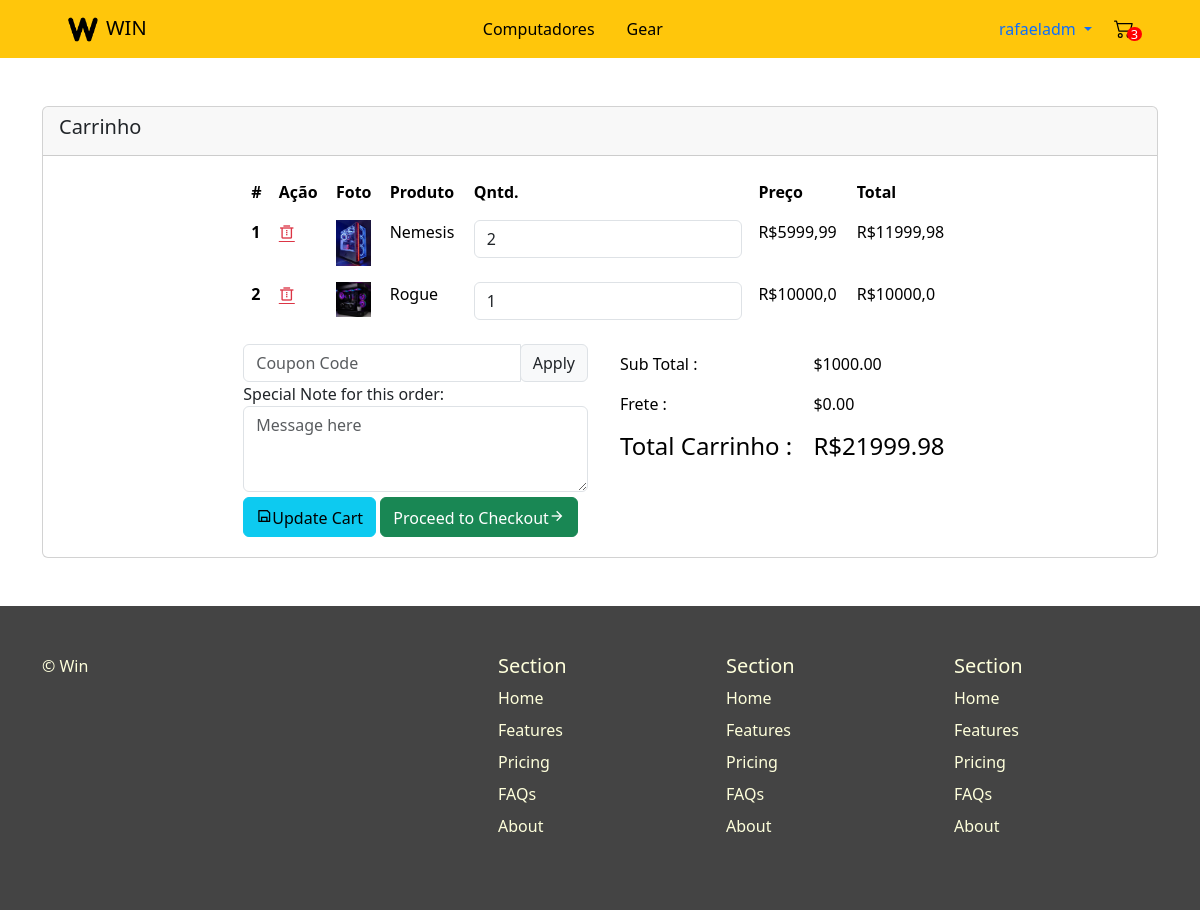
/carrinho (signed in), run on an earlier commit of the app's database.
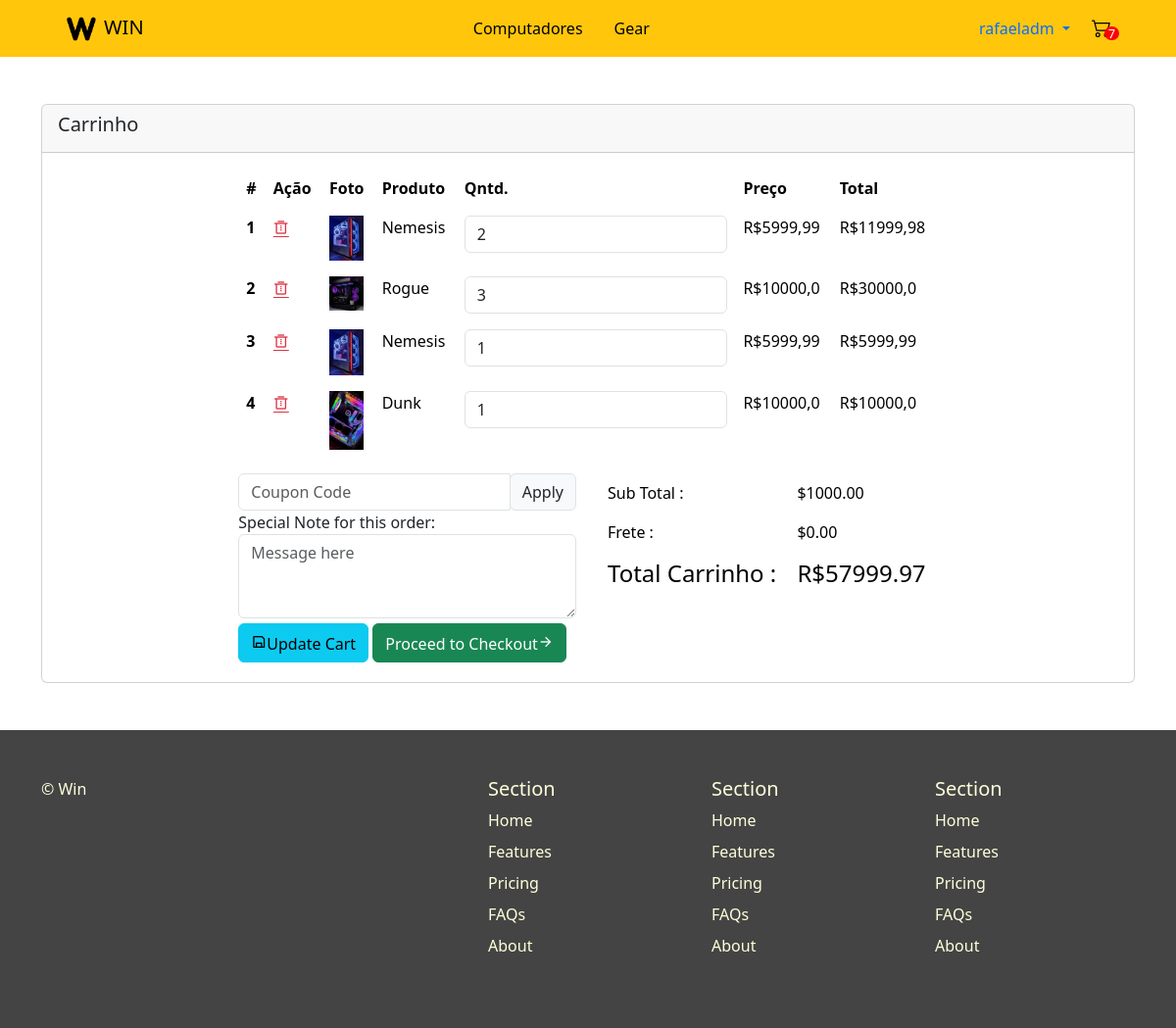
And on a later commit of the database.
### venda/models.py (models this page shows, shortened)
class Carrinho(models.Model):
    id = models.UUIDField(primary_key=True, default=uuid.uuid4)
    user = models.ForeignKey(User, on_delete=models.CASCADE)
    completed = models.BooleanField(default=False)
    @property
    def num_itens_carrinho(self):
        itens = self.itenscarrinho.all()
        quantidade = sum([item.quantidade for item in itens])
        return quantidade
    @property
    def subtotal_carrinho(self):
        produtos = self.itenscarrinho.all()
        total = sum([produto.total for produto in produtos])
        preco_total = f"{total:.2f}"
        return preco_total

class ItemCarrinho(models.Model):
    produto = models.ForeignKey('Produto', on_delete=models.CASCADE, related_name='itens')
    carrinho = models.ForeignKey('Carrinho', on_delete=models.CASCADE, related_name='itenscarrinho')
    quantidade = models.IntegerField(default=0)
    @property
    def total(self):
        total = self.produto.preco * self.quantidade
        return total

class Produto(models.Model):
    nome = models.CharField(max_length=100, help_text='Nome')
    descricao = models.CharField(max_length=100, help_text='Descrição')
    preco = models.FloatField(help_text='Preço')
    imagem = models.ImageField(upload_to='images', default='Sem imagem')
    estoque = models.IntegerField(default=0)
    CATEGORIAS = (
        ('c', 'Computador'),
        ('p', 'Periférico'),
        ('a', 'Acessório')
    )
    categoria = models.CharField(max_length=1,
                                 choices=CATEGORIAS,
                                 default='c',
                                 blank=True,
                                 help_text='Categoria do produto')

### venda/views.py (the view)
# urls.py: path('carrinho', views.carrinho, name="carrinho"),
def carrinho(request):
    carrinho = None
    itenscarrinho = []
    if request.user.is_authenticated:
        carrinho, created = Carrinho.objects.get_or_create(user=request.user, completed=False)
        itenscarrinho = carrinho.itenscarrinho.all()
    context = {"carrinho":carrinho, "itens":itenscarrinho}
    return render(request, "venda/carrinho.html", context)

### venda/templates/venda/carrinho.html
{% extends 'base_generic.html' %}
{% block content %}
<link rel="stylesheet" href="https://cdn.jsdelivr.net/npm/remixicon@2.5.0/fonts/remixicon.css">
<div class="container">
<div class="contentbar">
        <div class="row">
            <div class="col-md-12 col-lg-12 col-xl-12">
                <div class="card my-5">
                    <div class="card-header">
                        <h5 class="card-title">Carrinho</h5>
                    </div>
                    <div class="card-body">
                        <div class="row justify-content-center">
                            <div class="col-lg-10 col-xl-8">
                                <div class="cart-container">
                                    <div class="cart-head">
                                        <div class="table-responsive">
                                            <table class="table table-borderless">
                                                <thead>
                                                    <tr>
                                                        <th scope="col">#</th>
                                                        <th scope="col">Ação</th>
                                                        <th scope="col">Foto</th>
                                                        <th scope="col">Produto</th>
                                                        <th scope="col">Qntd.</th>
                                                        <th scope="col">Preço</th>
                                                        <th scope="col" class="text-right">Total</th>
                                                    </tr>
                                                </thead>
                                                <tbody>
                                                {% for item in itens %}
                                                    <tr>
                                                        <th scope="row">{{ forloop.counter }}</th>
                                                        <td><a href="#" class="text-danger"><i class="ri-delete-bin-3-line"></i></a></td>
                                                        <td><img src="{{ item.produto.imagem.url }}" class="img-fluid" width="35" height="35" alt="product"></td>
                                                        <td>{{ item.produto.nome }}</td>
                                                        <td>
                                                            <div class="form-group mb-0">
                                                                <input type="number" class="form-control cart-qty" name="cartQty1" id="cartQty1" value="{{ item.quantidade }}">
                                                            </div>
                                                        </td>
                                                        <td>R${{ item.produto.preco }}</td>
                                                        <td class="text-right">R${{ item.total }}</td>
                                                    </tr>
                                                {% endfor %}
                                                </tbody>
                                            </table>
                                        </div>
                                    </div>
                                    <div class="cart-body">
                                        <div class="row">
                                            <div class="col-md-12 order-2 order-lg-1 col-lg-5 col-xl-6">
                                                <div class="order-note">
                                                    <form>
                                                        <div class="form-group">
                                                            <div class="input-group">
                                                                <input type="search" class="form-control" placeholder="Coupon Code" aria-label="Search" aria-describedby="button-addonTags">
                                                                <div class="input-group-append">
                                                                    <button class="input-group-text" type="submit" id="button-addonTags">Apply</button>
                                                                </div>
                                                            </div>
                                                        </div>
                                                        <div class="form-group">
                                                            <label for="specialNotes">Special Note for this order:</label>
                                                            <textarea class="form-control" name="specialNotes" id="specialNotes" rows="3" placeholder="Message here"></textarea>
                                                        </div>
                                                    </form>
                                                </div>
                                            </div>
                                            <div class="col-md-12 order-1 order-lg-2 col-lg-7 col-xl-6">
                                                <div class="order-total table-responsive ">
                                                    <table class="table table-borderless text-right">
                                                        <tbody>
                                                            <tr>
                                                                <td>Sub Total :</td>
                                                                <td>$1000.00</td>
                                                            </tr>
                                                            <tr>
                                                                <td>Frete :</td>
                                                                <td>$0.00</td>
                                                            </tr>
                                                            <tr>
                                                                <td class="f-w-7 font-18"><h4>Total Carrinho :</h4></td>
                                                                <td class="f-w-7 font-18"><h4>R${{ carrinho.subtotal_carrinho }}</h4></td>
                                                            </tr>
                                                        </tbody>
                                                    </table>
                                                </div>
                                            </div>
                                        </div>
                                    </div>
                                    <div class="cart-footer text-right">
                                        <button type="button" class="btn btn-info my-1"><i class="ri-save-line mr-2"></i>Update Cart</button>
                                        <a href="page-checkout.html" class="btn btn-success my-1">Proceed to Checkout<i class="ri-arrow-right-line ml-2"></i></a>
                                    </div>
                                </div>
                            </div>
                        </div>
                    </div>
                </div>
            </div>
        </div>
    </div>
    </div>
{% endblock %}

### venda/templates/base_generic.html (shortened to what this page needs)
<!DOCTYPE html>
<html lang="en">
    <head>
        {% load static %}
        <link rel="stylesheet" href="{% static 'css/styles.css' %}">
        <link href="https://cdn.jsdelivr.net/npm/bootstrap@5.3.2/dist/css/bootstrap.min.css" rel="stylesheet">
    </head>
    <body>
        <nav class="navbar navbar-expand-lg navbar-dark bg-dark px-10" style="background-color: #FFC60B !important;">
            <div class="container-fluid">
              <a class="navbar-brand px-5" href="{% url 'home' %}" style="color: black !important;"><img src="media/logopreta.png" alt="logo da win informática" height="30" class="px-2">WIN</a>
              <ul class="nav justify-content-space-between">
                <li class="nav-item">
                  <a class="nav-link" style="color: black !important;" href="">Computadores</a>
                </li>
                <li class="nav-item">
                  <a class="nav-link" style="color: black !important;" href="">Gear</a>
                </li>
              </ul>
              <ul class="nav justify-content-center px-5">
                {% if user.is_authenticated %}
                    <li class="nav-item dropdown">
                      <a class="nav-link dropdown-toggle" href="#" role="button" data-bs-toggle="dropdown" aria-expanded="false">
                          {{ user }}
                      </a>
                    </li>
                  {% else %}
                  <li class="nav-item">
                    <a class="nav-link" style="color: black !important;" href="{% url 'login' %}">Login</a>
                  </li>
                  {% endif %}
                <li class="nav-item">
                    <div id="container-cart-icon">
                        {% block nav %}
                        <div id="navi"><div id="red-circle"><a id="inside-circle">{{ carrinho.num_itens_carrinho }}</a></div></div>
                        <div id="infoi">
                            <a href="{% url 'carrinho' %}"><img src="media/cart2.svg" height="20" width="32" /></a>
                        </div>
                        {% endblock %}
                    </div>
                </li>
              </ul>
              </div>
          </nav>
    {% block content %}
    {% endblock %}
     <section id="contact">
            <div class="container">
              <footer class="row row-cols-1 row-cols-sm-2 row-cols-md-5 py-5 mt-0 letra-footer">
                <div class="col mb-3">
                  <p class="letra-footer">© Win</p>
                </div>
                <div class="col mb-3">
                </div>
                <div class="col mb-3">
                  <h5>Section</h5>
                  <ul class="nav flex-column">
                    <li class="nav-item mb-2"><a href="#" class="nav-link p-0  letra-footer">Home</a></li>
                    <li class="nav-item mb-2"><a href="#" class="nav-link p-0  letra-footer">Features</a></li>
                    <li class="nav-item mb-2"><a href="#" class="nav-link p-0  letra-footer">Pricing</a></li>
                    <li class="nav-item mb-2"><a href="#" class="nav-link p-0  letra-footer">FAQs</a></li>
                    <li class="nav-item mb-2"><a href="#" class="nav-link p-0  letra-footer">About</a></li>
                  </ul>
                </div>
                <div class="col mb-3">
                  <h5>Section</h5>
                  <ul class="nav flex-column">
                    <li class="nav-item mb-2"><a href="#" class="nav-link p-0 letra-footer">Home</a></li>
                    <li class="nav-item mb-2"><a href="#" class="nav-link p-0 letra-footer">Features</a></li>
                    <li class="nav-item mb-2"><a href="#" class="nav-link p-0 letra-footer">Pricing</a></li>
                    <li class="nav-item mb-2"><a href="#" class="nav-link p-0 letra-footer">FAQs</a></li>
                    <li class="nav-item mb-2"><a href="#" class="nav-link p-0 letra-footer">About</a></li>
                  </ul>
                </div>
                <div class="col mb-3">
                  <h5>Section</h5>
                  <ul class="nav flex-column">
                    <li class="nav-item mb-2"><a href="#" class="nav-link p-0 letra-footer">Home</a></li>
                    <li class="nav-item mb-2"><a href="#" class="nav-link p-0 letra-footer">Features</a></li>
                    <li class="nav-item mb-2"><a href="#" class="nav-link p-0 letra-footer">Pricing</a></li>
                    <li class="nav-item mb-2"><a href="#" class="nav-link p-0 letra-footer">FAQs</a></li>
                    <li class="nav-item mb-2"><a href="#" class="nav-link p-0 letra-footer">About</a></li>
                  </ul>
                </div>
              </footer>
            </div>
          </section>
    </body>
</html>

### venda/static/css/styles.css (style rules this page uses)
#container-cart-icon { width: 25px; height: 25px; position: relative; padding: 16px; margin-top: 5px; }
#navi, #infoi { width: 100%; height: 100%; position: absolute; top: 0; left: 0; }
#infoi { z-index: 10; }
#red-circle { background-color: rgb(255, 0, 0); border-radius: 50%; width: 0.9rem; height: 0.9rem; position: relative; top: 40%; left: 60%; z-index: 20; }
#inside-circle { font-size: 0.8rem; position: absolute; top: 1px; left: 25%; line-height: 12.5px; color: white; }
#contact { background-color: #444444; }
.letra-footer { color: #FEFFDB !important; }

What changed in the data, as far as the page shows it:
changed through a linked row, Carrinho: num_itens_carrinho "3" → "7"; subtotal_carrinho "21999.98" → "57999.97"
changed ItemCarrinho "Rogue": cartQty1 "1" → "3"; total "10000,0" → "30000,0"
added ItemCarrinho: produto.imagem (picture), produto.nome "Nemesis", cartQty1 "1", produto.preco "5999,99", total "5999,99"
added ItemCarrinho: produto.imagem (picture), produto.nome "Dunk", cartQty1 "1", produto.preco "10000,0", total "10000,0"
